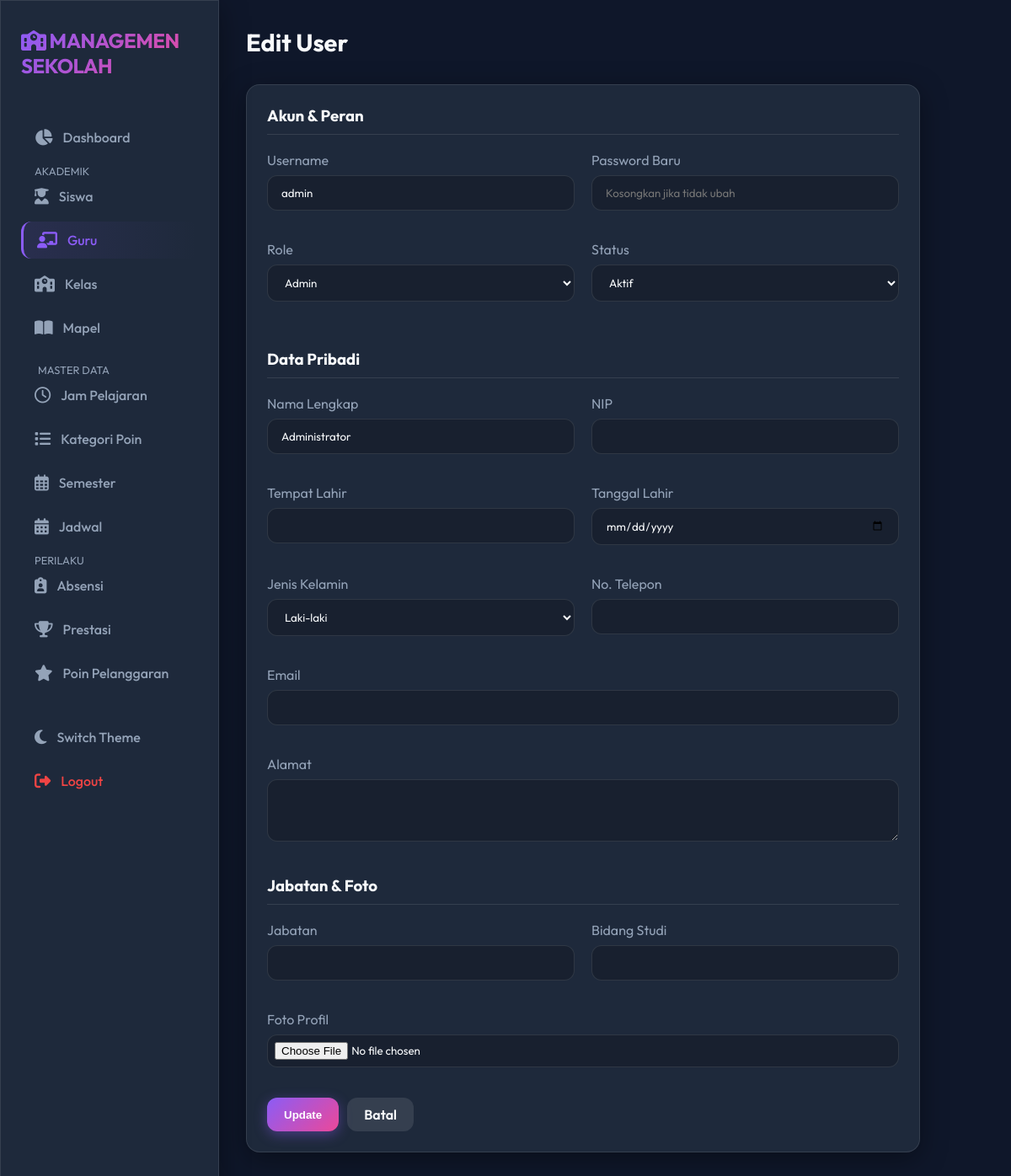
The page /teachers/edit.php?id=1 on the database its author committed.
### tables this page shows
CREATE TABLE `users` (
  `id` int(11) NOT NULL AUTO_INCREMENT,
  `username` varchar(50) NOT NULL,
  `password` varchar(255) NOT NULL,
  `nama_lengkap` varchar(100) NOT NULL,
  `jenis_kelamin` enum('L','P') DEFAULT 'L',
  `nip` varchar(30) DEFAULT NULL,
  `tempat_lahir` varchar(50) DEFAULT NULL,
  `tanggal_lahir` date DEFAULT NULL,
  `alamat` text,
  `no_telepon` varchar(15) DEFAULT NULL,
  `email` varchar(100) DEFAULT NULL,
  `role` enum('admin','guru') DEFAULT 'guru',
  `jabatan` varchar(100) DEFAULT NULL,
  `bidang_studi` varchar(100) DEFAULT NULL,
  `foto` varchar(255) DEFAULT NULL,
  `status` enum('aktif','nonaktif','pensiun','pindah') DEFAULT 'aktif',
  `last_login` timestamp NULL DEFAULT NULL,
  `created_at` timestamp NOT NULL DEFAULT CURRENT_TIMESTAMP,
  `updated_at` timestamp NOT NULL DEFAULT CURRENT_TIMESTAMP ON UPDATE CURRENT_TIMESTAMP,
  PRIMARY KEY (`id`),
  UNIQUE KEY `username` (`username`),
  UNIQUE KEY `nip` (`nip`),
  UNIQUE KEY `email` (`email`),
  KEY `idx_users_role` (`role`),
  KEY `idx_users_status` (`status`)
);

### teachers/edit.php (the view, shortened to what this page needs)
<?php
include '../config/database.php';
include '../includes/header.php';
include '../includes/sidebar.php';
$id = $_GET['id'];
$user = $conn->query("SELECT * FROM users WHERE id = $id")->fetch_assoc();
?>
<div class="main-content">
    <div class="top-bar">
        <h1 class="page-title">Edit User</h1>
    </div>
    <div class="card glass" style="max-width: 800px;">
        <form action="process_edit.php" method="POST" enctype="multipart/form-data">
            <h3 style="margin-bottom: 20px; border-bottom: 1px solid var(--glass-border); padding-bottom: 10px;">Akun &
                Peran</h3>
            <div style="display: grid; grid-template-columns: 1fr 1fr; gap: 20px;">
                <div style="margin-bottom: 20px;">
                    <label style="color: var(--text-muted); display: block; margin-bottom: 8px;">Username</label>
                    <input type="text" name="username" value="<?= $user['username'] ?>" required>
                </div>
                <div style="margin-bottom: 20px;">
                    <label style="color: var(--text-muted); display: block; margin-bottom: 8px;">Password Baru</label>
                    <input type="password" name="password" placeholder="Kosongkan jika tidak ubah">
                </div>
            </div>
            <div style="display: grid; grid-template-columns: 1fr 1fr; gap: 20px;">
                <div style="margin-bottom: 20px;">
                    <label style="color: var(--text-muted); display: block; margin-bottom: 8px;">Role</label>
                    <select name="role" required>
                        <option value="admin" <?= $user['role'] == 'admin' ? 'selected' : '' ?>>Admin</option>
                    </select>
                </div>
                <div style="margin-bottom: 20px;">
                    <label style="color: var(--text-muted); display: block; margin-bottom: 8px;">Status</label>
                    <select name="status" required>
                        <option value="aktif" <?= $user['status'] == 'aktif' ? 'selected' : '' ?>>Aktif</option>
                    </select>
                </div>
            </div>
            <h3
                style="margin-top: 20px; margin-bottom: 20px; border-bottom: 1px solid var(--glass-border); padding-bottom: 10px;">
                Data Pribadi</h3>
            <div style="display: grid; grid-template-columns: 1fr 1fr; gap: 20px;">
                <div style="margin-bottom: 20px;">
                    <label style="color: var(--text-muted); display: block; margin-bottom: 8px;">Nama Lengkap</label>
                    <input type="text" name="nama_lengkap" value="<?= $user['nama_lengkap'] ?>" required>
                </div>
                <div style="margin-bottom: 20px;">
                    <label style="color: var(--text-muted); display: block; margin-bottom: 8px;">NIP</label>
                    <input type="text" name="nip" value="<?= $user['nip'] ?>">
                </div>
            </div>
            <div style="display: grid; grid-template-columns: 1fr 1fr; gap: 20px;">
                <div style="margin-bottom: 20px;">
                    <label style="color: var(--text-muted); display: block; margin-bottom: 8px;">Tempat Lahir</label>
                    <input type="text" name="tempat_lahir" value="<?= $user['tempat_lahir'] ?>">
                </div>
                <div style="margin-bottom: 20px;">
                    <label style="color: var(--text-muted); display: block; margin-bottom: 8px;">Tanggal Lahir</label>
                    <input type="date" name="tanggal_lahir" value="<?= $user['tanggal_lahir'] ?>">
                </div>
            </div>
            <div style="display: grid; grid-template-columns: 1fr 1fr; gap: 20px;">
                <div style="margin-bottom: 20px;">
                    <label style="color: var(--text-muted); display: block; margin-bottom: 8px;">Jenis Kelamin</label>
                    <select name="jenis_kelamin">
                        <option value="L" <?= $user['jenis_kelamin'] == 'L' ? 'selected' : '' ?>>Laki-laki</option>
                    </select>
                </div>
                <div style="margin-bottom: 20px;">
                    <label style="color: var(--text-muted); display: block; margin-bottom: 8px;">No. Telepon</label>
                    <input type="text" name="no_telepon" value="<?= $user['no_telepon'] ?>">
                </div>
            </div>
            <div style="margin-bottom: 20px;">
                <label style="color: var(--text-muted); display: block; margin-bottom: 8px;">Email</label>
                <input type="email" name="email" value="<?= $user['email'] ?>">
            </div>
            <div style="margin-bottom: 20px;">
                <label style="color: var(--text-muted); display: block; margin-bottom: 8px;">Alamat</label>
                <textarea name="alamat" rows="3"><?= $user['alamat'] ?></textarea>
            </div>
            <h3
                style="margin-top: 20px; margin-bottom: 20px; border-bottom: 1px solid var(--glass-border); padding-bottom: 10px;">
                Jabatan & Foto</h3>
            <div style="display: grid; grid-template-columns: 1fr 1fr; gap: 20px;">
                <div style="margin-bottom: 20px;">
                    <label style="color: var(--text-muted); display: block; margin-bottom: 8px;">Jabatan</label>
                    <input type="text" name="jabatan" value="<?= $user['jabatan'] ?>">
                </div>
                <div style="margin-bottom: 20px;">
                    <label style="color: var(--text-muted); display: block; margin-bottom: 8px;">Bidang Studi</label>
                    <input type="text" name="bidang_studi" value="<?= $user['bidang_studi'] ?>">
                </div>
            </div>
            <div style="margin-bottom: 20px;">
                <label style="color: var(--text-muted); display: block; margin-bottom: 8px;">Foto Profil</label>
                <input type="file" name="foto" accept="image/*" style="padding: 8px;">
            </div>
            <div style="margin-top: 20px; display: flex; gap: 10px;">
                <button type="submit" class="btn btn-primary">Update</button>
                <a href="idx.php" class="btn" style="background: rgba(255,255,255,0.1);">Batal</a>
            </div>
        </form>
    </div>
</div>
<?php include '../includes/footer.php'; ?>

### assets/css/style.css (style rules this page uses)
:root { --bg-dark: #0f172a; --bg-card: #1e293b; --primary: #8b5cf6; --secondary: #ec4899; --accent: #10b981; --text-main: #f8fafc; --text-muted: #94a3b8; --glass-bg: rgba(30, 41, 59, 0.7); --glass-border: rgba(255, 255, 255, 0.1); --radius: 16px; --input-bg: rgba(0, 0, 0, 0.2); --input-border: var(--glass-border); }
* { margin: 0; padding: 0; box-sizing: border-box; }
body { font-family: 'Outfit', sans-serif; background-color: var(--bg-dark); color: var(--text-main); overflow-x: hidden; min-height: 100vh; }
.glass { background: var(--glass-bg); backdrop-filter: blur(12px); -webkit-backdrop-filter: blur(12px); border: 1px solid var(--glass-border); box-shadow: 0 8px 32px 0 rgba(0, 0, 0, 0.37); }
a { text-decoration: none; color: inherit; transition: 0.3s; }
.main-content { flex: 1; margin-left: 260px; padding: 2rem; }
.top-bar { display: flex; justify-content: space-between; align-items: center; margin-bottom: 2rem; }
.page-title { font-size: 1.8rem; font-weight: 700; }
.card { background: var(--bg-card); border-radius: var(--radius); padding: 1.5rem; border: 1px solid var(--glass-border); margin-bottom: 1.5rem; }
.btn { padding: 10px 20px; border-radius: 12px; border: none; cursor: pointer; font-weight: 600; display: inline-flex; align-items: center; gap: 8px; transition: transform 0.2s; }
.btn-primary { background: linear-gradient(135deg, var(--primary), var(--secondary)); color: white; box-shadow: 0 4px 15px rgba(139, 92, 246, 0.4); }
input, select, textarea { width: 100%; padding: 12px 16px; background: var(--input-bg); border: 1px solid var(--input-border); border-radius: 12px; color: var(--text-main); margin-bottom: 1rem; font-family: inherit; transition: 0.3s; }

### rows shown on the page
users: username "admin", role "Admin", status "Aktif", nama_lengkap "Administrator", jenis_kelamin "Laki-laki"
